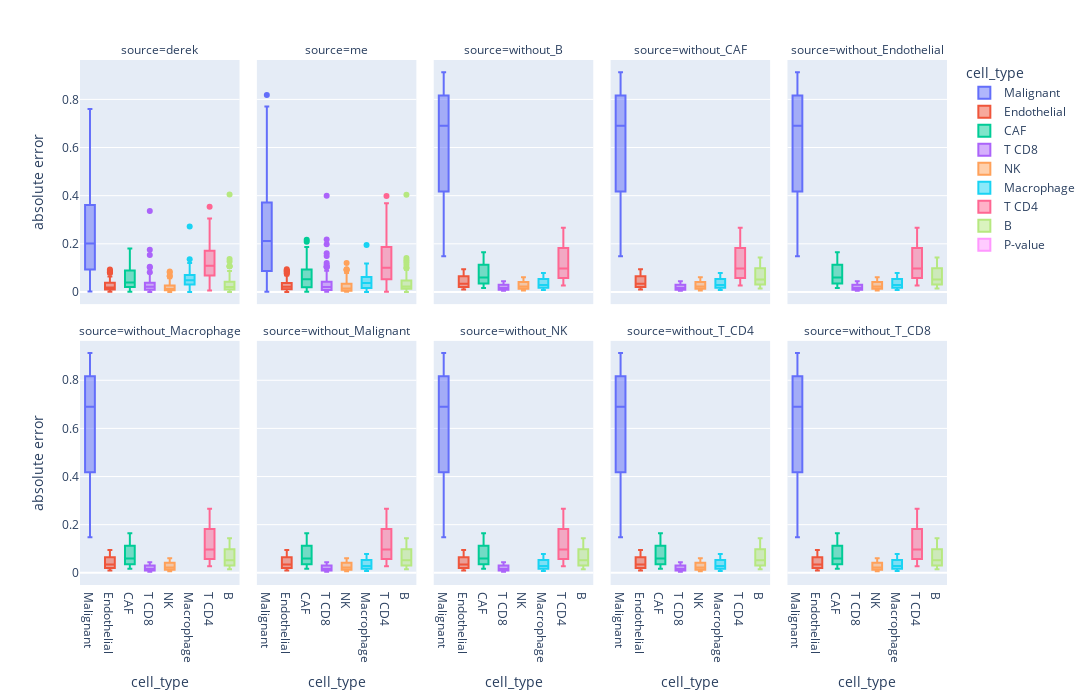

This figure's notebook cell:
### Code cell
fig = px.box(
    df,
    x="cell_type",
    y="absolute error",
    facet_col="source",
    color="cell_type",
    facet_col_wrap=5,
)
fig.update_layout(
    width=1200,
    height=700,
)
fig.show()
